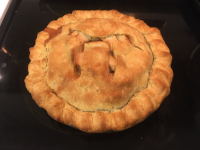
%> input picture M614F21/matlab/pie.png, 200 x 150 px
$ octave piecompress.m   (GNU Octave 9; MATLAB toolbox functions it lacks are replaced by stand-ins)
%> lines starting %> are read from the running program, lines starting %| are printed output that depends on the picture
% PIECOMPRESS  Compress a monochrome image using the SVD.

% read the image
Acolor = imread('pie.png');
%> Acolor is the input picture: size 150x200x3 uint8; mean R, G, B 115.3, 75.4, 42.8
A = double(Acolor(:,:,2));  % grab green channel and make into double
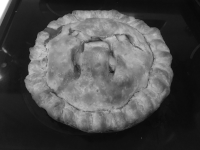
%> A: size 150x200 double; min 8, max 255, mean 75.4
% whos                      % observe that A is 150 x 200 array

% my Octave imread() has a bug; here is an alternate way to load:
%load pie.mat

% original image
figure(1)
colormap('gray'),  imagesc(A),  axis off
title(sprintf('rank %d: uncompressed',rank(A)))
[m, n] = size(A);
%> m = 150; n = 200
sizeA = m * n;    % number of entries in A
%> sizeA = 30000

% compute SVD
[U, S, V] = svd(A);

% show rank k approximations
for k = [1 3 10 20]
    figure
    Ak = U(:,1:k) * S(1:k,1:k) * V(:,1:k)';
    colormap('gray'),  imagesc(Ak),  axis off
    ratio = (m*k + n*k + k) / sizeA;
    title(sprintf('rank %d: compression ratio %.3f', k, ratio))
end
%> this loop made 4 passes
%> pass 1, `title(sprintf('rank %d: compression ratio %.3f', k, ratio))`:
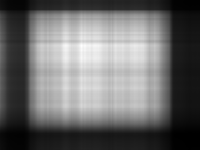
%> displayed picture: size 150x200x3, on the screen's scale of 0 to 255; min 0, max 255, mean 107.3
%> pass 2, `title(sprintf('rank %d: compression ratio %.3f', k, ratio))`:
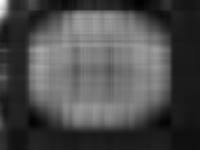
%> displayed picture: size 150x200x3, on the screen's scale of 0 to 255; min 0, max 255, mean 75.6
